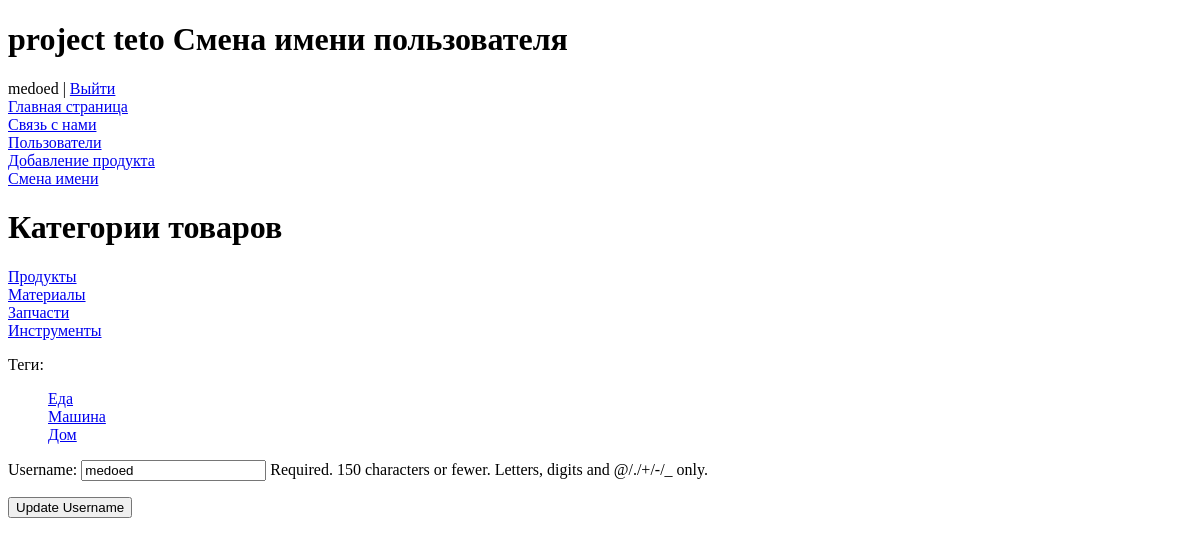
Before: /name/ (signed in) with the older database file.
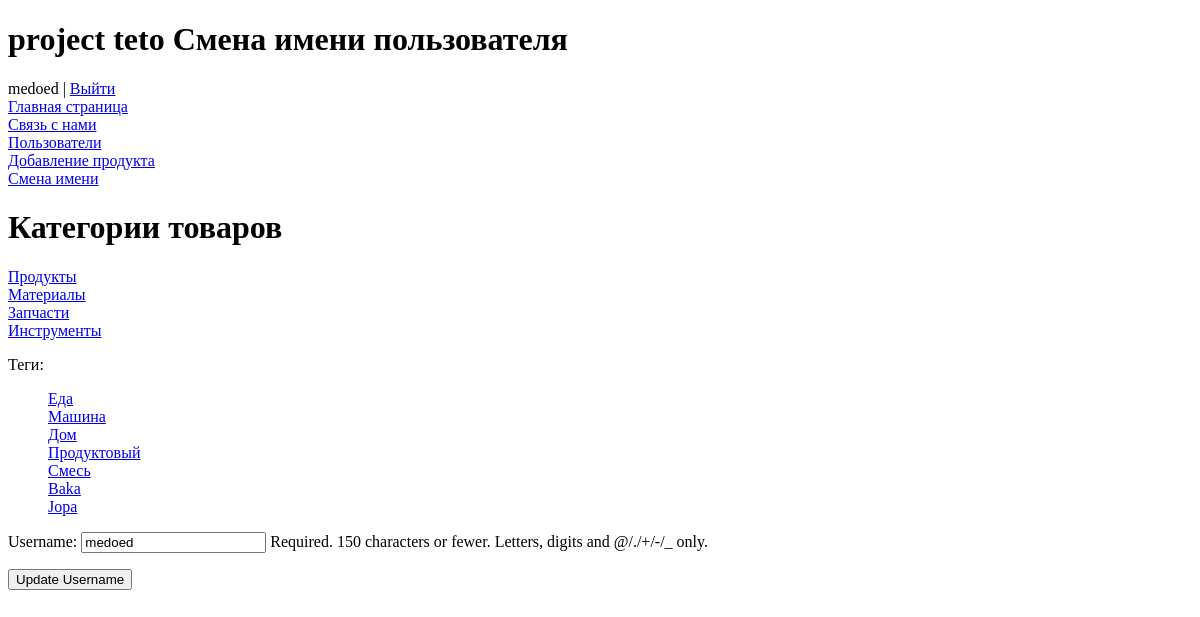
After: the same page with the newer database file.
### teto/models.py (models this page shows, shortened)
class Category(models.Model):
    name = models.CharField(max_length = 255, db_index = True,)
    slug = models.CharField(max_length = 255, db_index = True, unique = True)
    def get_absolute_url(self):
        return reverse("category", kwargs={"cat_slug" : self.slug })

class TetoTagPost(models.Model):
    tag = models.CharField(max_length=100, db_index=True)
    slug = models.SlugField(max_length=255, unique=True, db_index=True)
    def get_absolute_url(self):
        return reverse('tag', kwargs={'tag_slug': self.slug})

### teto/views.py (the view, shortened to what this page needs)
# urls.py: path("name/", ChangeName.as_view(), name = "name"),
class ChangeName(DataMixin, LoginRequiredMixin, FormView):
    form_class = Usermodname
    template_name = 'teto/name.html'
    success_url = reverse_lazy("Home")
    def get_form_kwargs(self):
        kwargs = super(ChangeName, self).get_form_kwargs()
        kwargs.update({'instance': self.request.user})
        return kwargs
    def get_context_data(self, *, object_list=None, **kwargs):
        context = super().get_context_data(**kwargs)
        c_def = self.get_user_context()
        context["title"] = "Смена имени пользователя"
        return dict(list(context.items()) + list(c_def.items()))

### teto/forms.py
class Usermodname(forms.ModelForm):
    class Meta:
        model = User
        fields = ["username"]

### teto/templatetags/teto_tags.py (called while the page is built)
@register.inclusion_tag('teto/list_categories.html')
def show_category():
    cats = Category.objects.all()
    return {"cats":cats}

@register.inclusion_tag('teto/list_tags.html')
def show_all_tags():
    return {'tags': TetoTagPost.objects.all()}

### teto/utils.py (called while the page is built)
    def get_user_context(self,**kwargs):
        context = kwargs
        context["points"] = points
        return context

### teto/templates/teto/name.html (shortened to what this page needs)
{% extends "base.html" %}
{% block next %}
<form method="POST">
    {{ form.as_p }}
    <button type="submit">Update Username</button>
</form>
{% endblock %}

### templates/base.html (shortened to what this page needs)
{% load teto_tags %}
<!DOCTYPE html>
<html lang="en">
<head>
</head>
<body>
    <h1>project teto  {{ title }}</h1>
    {% if user.is_authenticated %}
    <li> {{user.username}} | <a href="{% url 'logout' %}">Выйти</a></li>
    {% else %}
    <li><a href="{% url 'login' %}">Войти</a> | <a href="{% url 'register' %}">Регистрация</a></li>
    {% endif %}
    {% for m in points %}
    <li><a href="{% url m.url_name %}">{{m.title}}</a></li>
    {% endfor %}
    {% if user.is_authenticated %}
    <li> <a href="{% url 'add_prod' %}">Добавление продукта</a></li>
    <li> <a href="{% url 'name' %}">Смена имени</a></li>
    {% endif %}
    <h1>Категории товаров</h1>
    {% show_category %}
    {% show_all_tags %}
    {% block next %}
    {% endblock %}
</body>
</html>

### teto/templates/teto/list_categories.html
{% for cat in cats %}
<li><a href="{{ cat.get_absolute_url }}">{{cat.name}}</a></li>
{% endfor %}

### teto/templates/teto/list_tags.html
    <p>Теги:</p>
    <ul class="tags-list">
        {% for t in tags %}
        <li><a href="{{t.get_absolute_url}}">{{t.tag}}</a></li>
        {% endfor %}
    </ul>

Changed rows visible on the page:
added TetoTagPost: tag "Продуктовый"
added TetoTagPost: tag "Смесь"
added TetoTagPost: tag "Baka"
added TetoTagPost: tag "Jopa"
